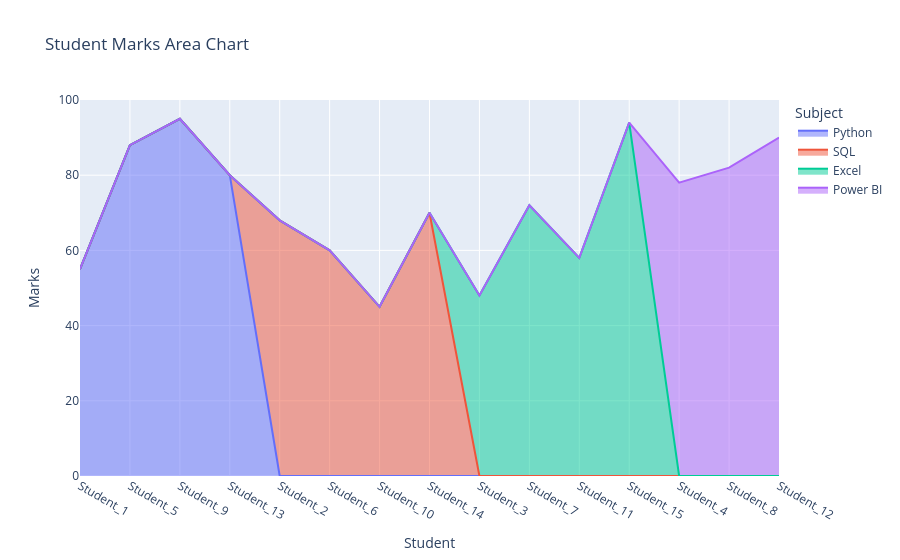

Notebook code cell kept with this figure:
### Code cell
# Area chart
fig = px.area(df, x="Student", y="Marks",
              title="Student Marks Area Chart", color="Subject")
fig.show()

### Figure 1 — Plotly figure (JSON) as saved in the notebook; plotly's stock layout.template omitted (floating-point values rounded to 4 significant figures)
{"data": [{"fillpattern": {"shape": ""}, "hovertemplate": "Subject=Python<br>Student=%{x}<br>Marks=%{y}<extra></extra>", "legendgroup": "Python", "line": {"color": "#636efa"}, "marker": {"symbol": "circle"}, "mode": "lines", "name": "Python", "orientation": "v", "showlegend": true, "stackgroup": "1", "type": "scatter", "x": ["Student_1", "Student_5", "Student_9", "Student_13"], "xaxis": "x", "y": [55, 88, 95, 80], "yaxis": "y"}, {"fillpattern": {"shape": ""}, "hovertemplate": "Subject=SQL<br>Student=%{x}<br>Marks=%{y}<extra></extra>", "legendgroup": "SQL", "line": {"color": "#EF553B"}, "marker": {"symbol": "circle"}, "mode": "lines", "name": "SQL", "orientation": "v", "showlegend": true, "stackgroup": "1", "type": "scatter", "x": ["Student_2", "Student_6", "Student_10", "Student_14"], "xaxis": "x", "y": [68, 60, 45, 70], "yaxis": "y"}, {"fillpattern": {"shape": ""}, "hovertemplate": "Subject=Excel<br>Student=%{x}<br>Marks=%{y}<extra></extra>", "legendgroup": "Excel", "line": {"color": "#00cc96"}, "marker": {"symbol": "circle"}, "mode": "lines", "name": "Excel", "orientation": "v", "showlegend": true, "stackgroup": "1", "type": "scatter", "x": ["Student_3", "Student_7", "Student_11", "Student_15"], "xaxis": "x", "y": [48, 72, 58, 94], "yaxis": "y"}, {"fillpattern": {"shape": ""}, "hovertemplate": "Subject=Power BI<br>Student=%{x}<br>Marks=%{y}<extra></extra>", "legendgroup": "Power BI", "line": {"color": "#ab63fa"}, "marker": {"symbol": "circle"}, "mode": "lines", "name": "Power BI", "orientation": "v", "showlegend": true, "stackgroup": "1", "type": "scatter", "x": ["Student_4", "Student_8", "Student_12"], "xaxis": "x", "y": [78, 82, 90], "yaxis": "y"}], "layout": {"legend": {"title": {"text": "Subject"}, "tracegroupgap": 0}, "title": {"text": "Student Marks Area Chart"}, "xaxis": {"anchor": "y", "domain": [0, 1], "title": {"text": "Student"}}, "yaxis": {"anchor": "x", "domain": [0, 1], "title": {"text": "Marks"}}}}
